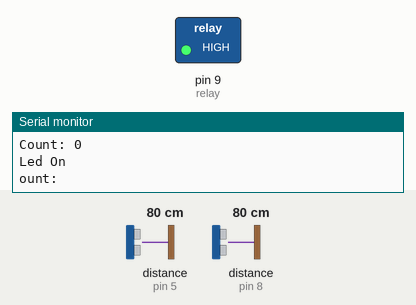
This sketch was run on a simulated Arduino Uno, built with avr-gcc and run on an emulated ATmega328P. On the bench: switched loads named in the sketch (green lamp = pin HIGH), the last lines printed to the serial monitor. Wiring (inferred from the names in the program): 2 × ultrasonic range finder: trigger pin 3, echo pin 5 / trigger pin 7, echo pin 8. The inputs (shaded band) are chosen by the test bench; at power-on: distance to the obstacle (sensors on pin 5, pin 8) 80 cm. The echo pulse lasts 58.3 µs per cm; pins used as bus, display or sensor lines are not drawn.

Above: at 3.1 s.
At 63.5 s:
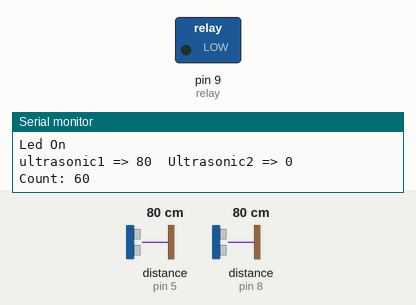
Timing chart, 0 to 105.3 s (numbered marks = the images above):
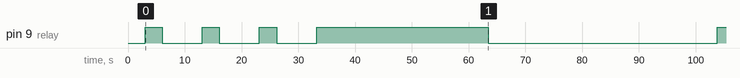

Measured:
- by itself, pin 9 (relay): goes 3 × (HIGH 3.0 s, LOW 7.1 s), HIGH 30.2 s, LOW 40.4 s, then HIGH

The sketch:

ultrasoniccounter.ino
```cpp
#include <LCD_I2C.h>
#define pass_distance 80
bool trying_to_get_in = false;
bool trying_to_get_out = false;
unsigned long time_now = 0;
int count = 0;
bool alreadyrun, countmod = false;
int x;
int relay = 9;
long time_add_3;


LCD_I2C lcd(0x27); // Default address of most PCF8574 modules, change accordingly
const int pingPin = 3; // Trigger Pin of Ultrasonic Sensor
const int echoPin = 5; // Echo Pin of Ultrasonic Sensor

const int pingPin2 = 7; // Trigger Pin of Ultrasonic Sensor
const int echoPin2 = 8; // Echo Pin of Ultrasonic Sensor
void setup() {
  // put your setup code here, to run once:
//  lcd.backlight();
  Serial.begin(9600);
   pinMode(pingPin2, OUTPUT);
   digitalWrite(pingPin2, LOW);
   delayMicroseconds(2);
   digitalWrite(pingPin2, HIGH);
   delayMicroseconds(10);
   digitalWrite(pingPin2, LOW);
   pinMode(echoPin2, INPUT);
   pinMode(relay, OUTPUT);
  Serial.print("initializing");
  delay(2000);
//  lcd.clear();
}

void loop() {
  // put your main code here, to run repeatedly:
  Serial.println("Count: "+ count);

  if(count < 0 ) count = 0;
  //--------------------------------------------------------
//  lcd.setCursor(0,0);
//  lcd.print("Total people");
//  lcd.setCursor(0,1);
//  lcd.print(count);
   long duration, inches, cm;
   pinMode(pingPin, OUTPUT);
   digitalWrite(pingPin, LOW);
   delayMicroseconds(2);
   digitalWrite(pingPin, HIGH);
   delayMicroseconds(10);
   digitalWrite(pingPin, LOW);
   pinMode(echoPin, INPUT);
   duration = pulseIn(echoPin, HIGH);
   inches = microsecondsToInches(duration);
   int d1 = microsecondsToCentimeters(duration);
   //---------------------------------------------------
   long duration2, inches2, cm2;

   duration2= pulseIn(echoPin2, HIGH);
   inches2 = microsecondsToInches(duration2);
   int d2 = microsecondsToCentimeters(duration2);


   //-------------------------------------------

   Serial.print("ultrasonic1 => ");
   Serial.print(d1);
   Serial.print("  Ultrasonic2 => ");
   Serial.println(d2);


   //Print count value
   Serial.print("Count: ");
   Serial.println(count);
  if((count%10) == 0){
    countmod = true;
    x= getTimeAdd3();
  }

  if (countmod){
    if(x>millis()){
      digitalWrite(relay, HIGH);
      Serial.println("Led On");
    }
    else{
      digitalWrite(relay, LOW);
      Serial.println("Led Off");
    }
  }


 if (d1 < pass_distance && trying_to_get_out == false){
  trying_to_get_in = true;
 }
 else if (d2 < pass_distance && trying_to_get_in == false){
  trying_to_get_out = true;
 }
 if (d2 < pass_distance && trying_to_get_in == true){
  count++;
  trying_to_get_in = false;
  delay(500);
 }


 else if (d1 < pass_distance && trying_to_get_out == true){
  count--;
  trying_to_get_out = false;
  delay(500);
 }
 count ++;
}


long microsecondsToInches(long microseconds) {
   return microseconds / 74 / 2;
}

long microsecondsToCentimeters(long microseconds) {
   return microseconds / 29 / 2;
}

int getTimeAdd3(){
  time_add_3 = millis() + 3000;
  alreadyrun = true;
  return time_add_3;
}
```
